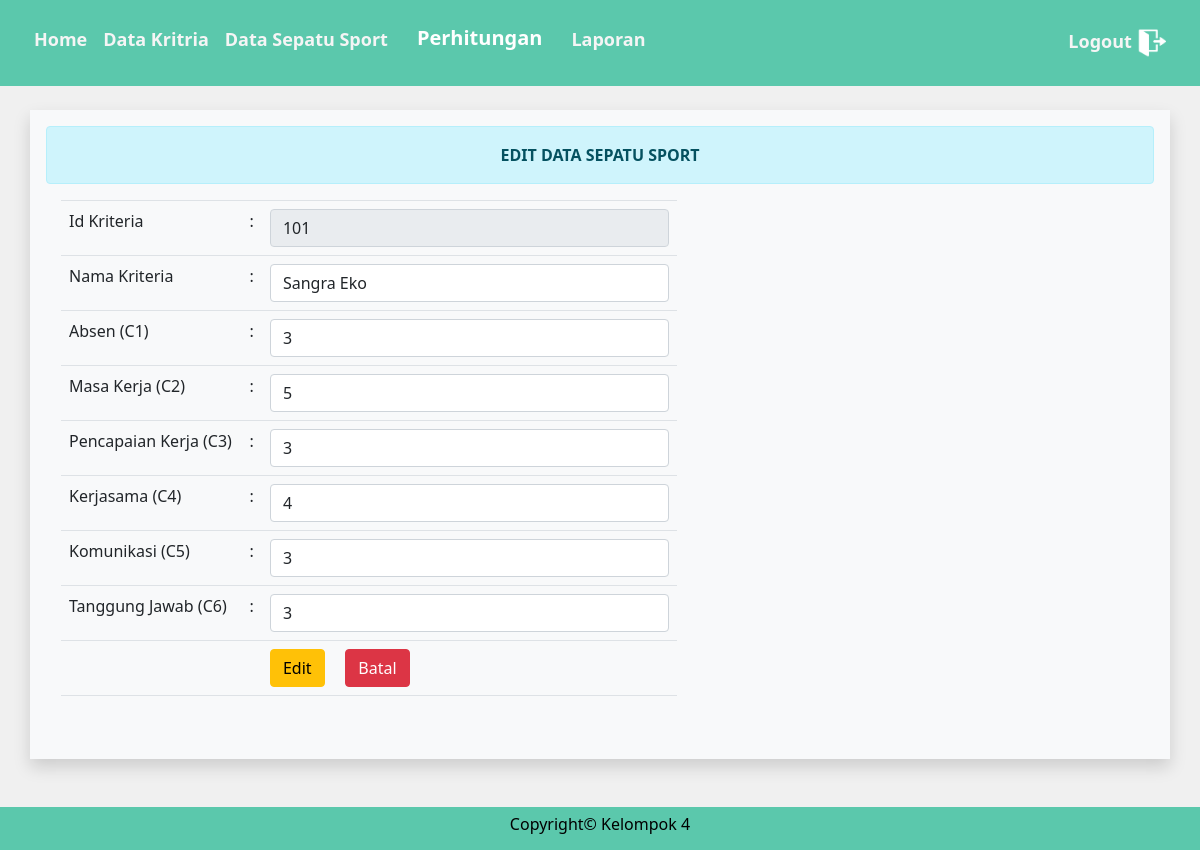
Screenshot of /admin/edit_data_pegawai.php?id_alternatif=101 (signed in) with the database file from the repository.
### tables this page shows
CREATE TABLE `alternatif` (
  `id_alternatif` varchar(25) NOT NULL,
  `nama_alternatif` varchar(80) NOT NULL,
  `c1` varchar(25) NOT NULL,
  `c2` varchar(25) NOT NULL,
  `c3` varchar(25) NOT NULL,
  `c4` varchar(25) NOT NULL,
  `c5` varchar(25) NOT NULL,
  `c6` varchar(25) NOT NULL
);

### functions.php (called while the page is built, shortened)
<?php
$con = mysqli_connect("localhost", "root", "root", "spkmoora");
function tampilpegawai($query)
{
	global $con;
	$data = mysqli_query($con, $query);
	$rows = [];
	while ($row = mysqli_fetch_assoc($data)) {
		$rows[] = $row;
	}
	return $rows;
}

### admin/edit_data_pegawai.php (the view, shortened to what this page needs)
<?php
require '../functions.php';
$id_alternatif = $_GET['id_alternatif'];
$data_sepatu = tampilpegawai("SELECT * FROM alternatif WHERE id_alternatif = '$id_alternatif' ")[0];
?>
<!doctype html>
<html lang="en">
<head>
  <link rel="stylesheet" type="text/css" href="../bootstrap/css/bootstrap.min.css">
  <link href="https://cdn.jsdelivr.net/npm/bootstrap@5.1.1/dist/css/bootstrap.min.css" rel="stylesheet">
</head>
<body bgcolor="f0f0f0">
  <form method="post" action="perhitungan.php">
    <nav class="navbar navbar-expand-lg navbar-dark" style="background-color: #5bc8ac;">
      <div class="collapse navbar-collapse" id="navbarNavAltMarkup">
        <div class="navbar-nav" style="margin: 10px;">
          <a class="nav-link active" href="index.php">
            <font size="4"><b>Home</b> </font><span class="sr-only">(current)</span>
          </a>
          <a class="nav-link" href="data_kriteria.php">
            <font size="4"><b>Data Kritria</b></font>
          </a>
          <a class="nav-link" href="data_pegawai.php">
            <font size="4"><b>Data Sepatu Sport</b></font>
          </a>
          <a class="nav-link" href="#">
            <font size="4"><b><button type="submit" name="perhitungan" class="btn btn" style="font-size: 20px; margin-top: -10px; color: #fff;"><b>Perhitungan</b></button></b></font>
          </a>
          <a class="nav-link" href="laporan.php">
            <font size="4"><b>Laporan</b></font>
          </a>
        </div>
        <div class="navbar-nav ms-auto" style="margin: 10px;">
          <a class="log nav-link m-auto" href="../logout.php">
            <font size="4"><b>Logout</b></font>
            <img src="../img/logout.png" width="30">
          </a>
        </div>
      </div>
    </nav>
  </form>
  <br>
  <div class="container bg-light shadow p-3 mb-5">
    <div class="alert alert-info">
      <center><b>EDIT DATA SEPATU SPORT</b></center>
    </div>
    <div class="col-md-7">
      <form method="post" class="form-group">
        <table class="table">
          <tr>
            <td width="200"><label>Id Kriteria</label></td>
            <td> : </td>
            <td width="500"><input type="text" name="id_alternatif" value="<?= $data_sepatu['id_alternatif']; ?>" readonly class="form-control" autocomplete="off"></td>
          </tr>
          <tr>
            <td><label>Nama Kriteria</label></td>
            <td> : </td>
            <td width="500"> <input type="text" name="nama_alternatif" value="<?= $data_sepatu['nama_alternatif']; ?>" class="form-control" autocomplete="off"></td>
          </tr>
          <tr>
            <td><label>Absen (C1)</label></td>
            <td> : </td>
            <td width="500"> <input type="text" name="c1" value="<?= $data_sepatu['c1']; ?>" class="form-control" autocomplete="off"></td>
          </tr>
          <tr>
            <td><label>Masa Kerja (C2)</label></td>
            <td> : </td>
            <td width="500"> <input type="text" name="c2" value="<?= $data_sepatu['c2']; ?>" class="form-control" autocomplete="off"></td>
          </tr>
          <tr>
            <td><label>Pencapaian Kerja (C3)</label></td>
            <td> : </td>
            <td width="500"> <input type="text" name="c3" value="<?= $data_sepatu['c3']; ?>" class="form-control" autocomplete="off"></td>
          </tr>
          <tr>
            <td><label>Kerjasama (C4)</label></td>
            <td> : </td>
            <td width="500"> <input type="text" name="c4" value="<?= $data_sepatu['c4']; ?>" class="form-control" autocomplete="off"></td>
          </tr>
          <tr>
            <td><label>Komunikasi (C5)</label></td>
            <td> : </td>
            <td width="500"> <input type="text" name="c5" value="<?= $data_sepatu['c5']; ?>" class="form-control" autocomplete="off"></td>
          </tr>
          <tr>
            <td><label>Tanggung Jawab (C6)</label></td>
            <td> : </td>
            <td width="500"> <input type="text" name="c6" value="<?= $data_sepatu['c6']; ?>" class="form-control" autocomplete="off"></td>
          </tr>
          <td></td>
          <td></td>
          <td><button type="submit" name="edit" class="btn btn-warning">Edit </button> &nbsp;&nbsp;&nbsp;
            <a href="data_pegawai.php" class="btn btn-danger">Batal</a>
          </td>
        </table>
      </form>
    </div>
  </div>
  <div class="col-md-12" style="background-color: #5bc8ac;">
    <div class="copyright">
      <h6 style="color: #000;">Copyright&copy; Kelompok 4</h6>
    </div>
  </div>
</body>
</html>

### admin/edit_data_pegawai.php (style rules this page uses)
body { background-color: #f0f0f0; }
.container { min-height: calc(100vh - 211px - -60px); }
.col-md-12 { padding: 8px; }
.copyright { text-align: center; color: #CDD0D4 }
a font { color: whitesmoke; }

### rows the page displays
alternatif: id_alternatif "101", nama_alternatif "Sangra Eko", c1 "3", c2 "5", c3 "3", c4 "4", c5 "3", c6 "3"
